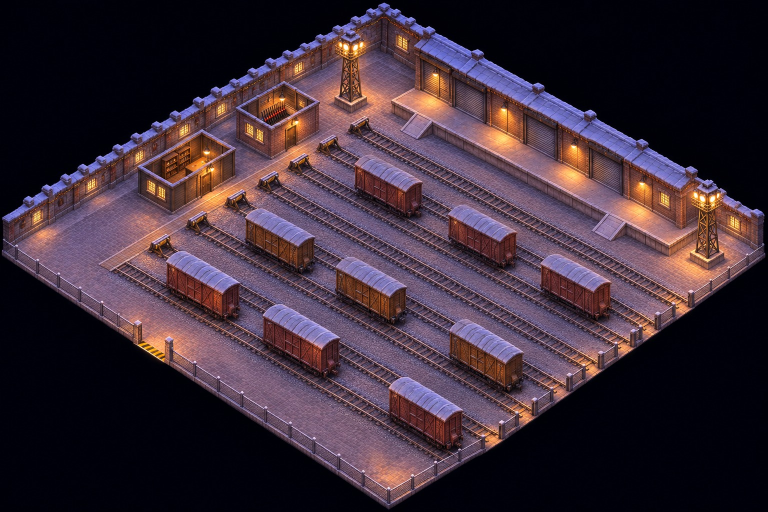
#> input picture tools/map/trace_winter_v3/s2/map_src.jpg, 1536 x 1024 px, given in place of map.png, which was not available (shown at 1/2 size)
$ python mk.py s2/map_src.jpg out.png
#> lines starting #> are read from the running program, lines starting #| are printed output that depends on the picture
### tools/map/trace_winter_v3/h.py
import numpy as np
from PIL import Image, ImageDraw
def homog(src,dst):
    A=[];b=[]
    for (x,y),(u,v) in zip(src,dst):
        A.append([x,y,1,0,0,0,-u*x,-u*y]);b.append(u);A.append([0,0,0,x,y,1,-v*x,-v*y]);b.append(v)
    h=np.linalg.solve(np.array(A,float),np.array(b,float));return np.append(h,1).reshape(3,3)
N=28
T,L,R,B=(768,92),(75,468),(1462,468),(768,984)
# 격자 좌표: 벽 포함 30x30, 안쪽 1..29
H=homog([(1,1),(1,N+1),(N+1,1),(N+1,N+1)],[T,L,R,B])
def P(x,y):
    p=H@np.array([x,y,1.0]);return (p[0]/p[2],p[1]/p[2])
# [17 lines left out: function overlay, not called in this run]
# [3 lines that do not run on import are left out]

### tools/map/trace_winter_v3/mk.py
import numpy as np, json
from PIL import Image, ImageDraw
import h
W=31
g=[['.']*W for _ in range(W)]
def R(x0,x1,y0,y1,c):
    for y in range(y0,y1+1):
        for x in range(x0,x1+1): g[y][x]=c
for i in range(W): g[0][i]=g[i][0]=g[W-1][i]=g[i][W-1]='#'
for i in range(W):
    g[29][i]='#' if i>14 else '.'
    g[i][29]='#' if i>16 else '.'
g[29][0]=g[0][29]='#'; g[29][29]='#'
for x,y in [(13,30),(14,30),(30,14),(30,15),(0,15),(0,16),(15,0),(16,0)]: g[y][x]='.'
R(2,7,2,7,'F'); R(3,6,3,6,'B')            # 회전목마
R(2,6,10,14,'B'); R(2,6,17,21,'B')        # 가판대 묶음 A, B
R(10,14,2,6,'B')                          # 가판대 묶음 C
R(17,21,2,6,'H')                          # 장난감 가게
R(23,28,2,6,'F'); R(24,27,3,5,'.'); R(26,27,3,4,'G'); g[6][24]='.'   # 발전기 마당
R(24,28,10,13,'H')                        # 무대
R(24,27,16,20,'B')                        # 가판대 묶음 D
R(23,26,23,26,'C')                        # 분수
R(2,6,23,27,'H'); R(9,12,24,27,'H'); R(15,20,24,27,'H')   # 집 셋
R(13,16,13,16,'T')                        # 트리
for x0,y0 in [(9,14),(14,9),(13,20),(20,14)]: R(x0,x0+1,y0,y0+1,'B')
MAP=[''.join(r) for r in g]
if __name__=='__main__':
    import sys
    col={'#':(255,0,0),'B':(255,140,0),'H':(255,0,255),'F':(0,255,0),'C':(0,200,255),'T':(255,255,0),'G':(255,255,255)}
    im=Image.open('map.png').convert('RGBA');ov=Image.new('RGBA',im.size,(0,0,0,0));d=ImageDraw.Draw(ov)
#> after `ov = Image.new('RGBA', im.size, (0, 0, 0, 0))`: ov: PIL image 1536x1024 RGBA; every value is 0
    for y in range(W):
        for x in range(W):
            c=MAP[y][x]
            if c!='.' and not (x in (0,30) or y in (0,30)):
                d.polygon([h.P(x,y),h.P(x+1,y),h.P(x+1,y+1),h.P(x,y+1)],fill=col[c]+(95,),outline=col[c]+(255,))
    for i in range(0,W+1):
        d.line([h.P(i,0),h.P(i,W)],fill=(255,255,255,50));d.line([h.P(0,i),h.P(W,i)],fill=(255,255,255,50))
    im=Image.alpha_composite(im,ov).convert('RGB')
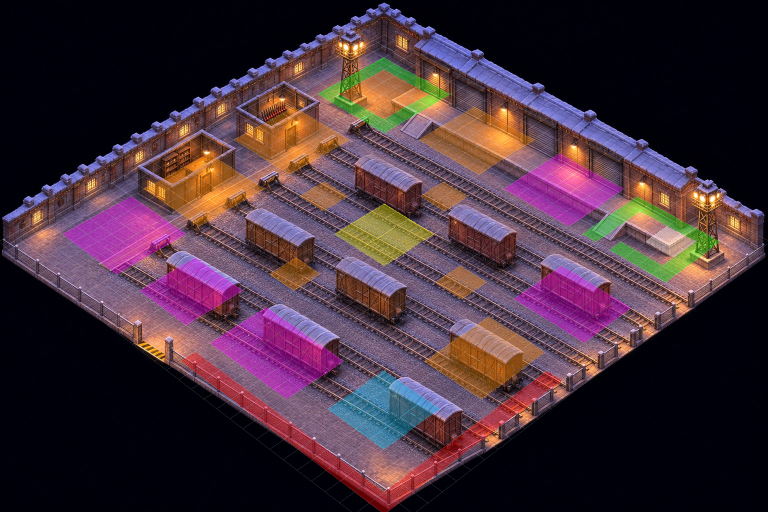
#> im: PIL image 1536x1024 RGB (shown at 1/2 size); mean R, G, B 68.7, 47.3, 59.1
#> (the run stopped early here; a loop or call above may not have finished)

$ run again, on tools/map/trace_winter_v3/s3/map_src.jpg
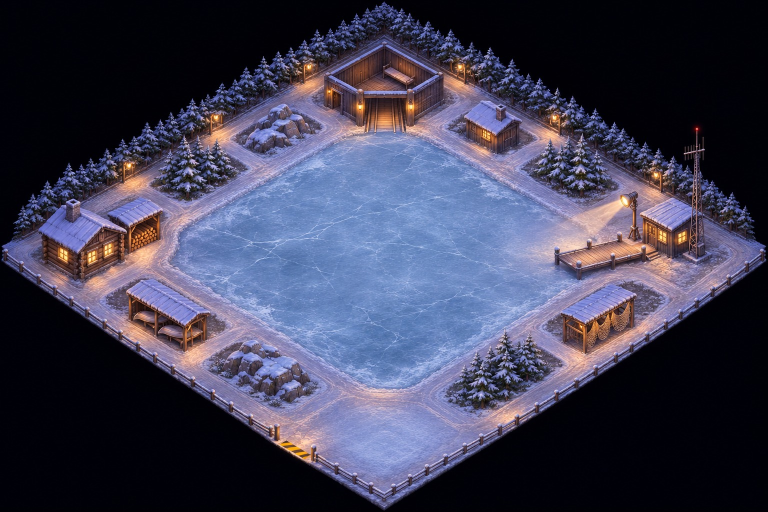
#> input picture tools/map/trace_winter_v3/s3/map_src.jpg, 1536 x 1024 px, given in place of map.png, which was not available (shown at 1/2 size)
#> ov: PIL image 1536x1024 RGBA; every value is 0
#> `im=Image.alpha_composite(im,ov).convert('RGB')`:
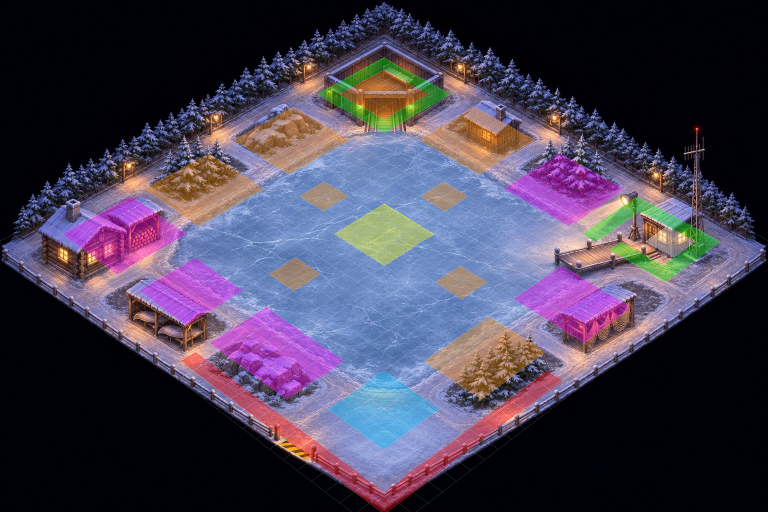
#> im: PIL image 1536x1024 RGB (shown at 1/2 size); mean R, G, B 70.3, 62.7, 83.1
